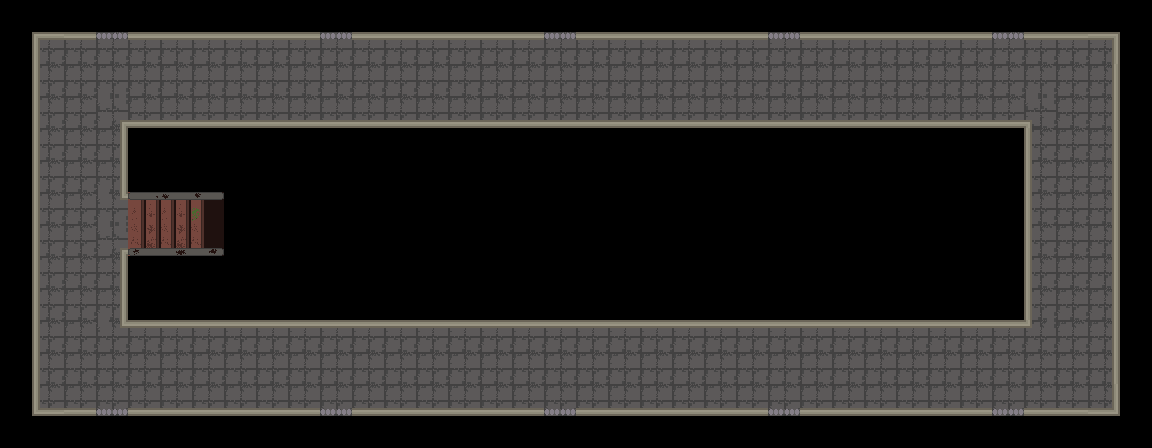

A 2D game scene composited from a Tiled map and its tileset images. What follows is a short description and the map's XML, with every tile layer's data as written:
An orthogonal 36x14 tile map with 32x32 px tiles, 1 tile layer (Tile Layer 1).

<map version="1.2" tiledversion="1.2.2" orientation="orthogonal" renderorder="left-up" width="36" height="14" tilewidth="32" tileheight="32" infinite="0" nextlayerid="4" nextobjectid="1">
 <tileset firstgid="1" source="FullSpriteSheet.tsx" />
 <layer id="2" name="Tile Layer 1" width="36" height="14">
  <data encoding="csv">
104,104,104,104,104,104,104,104,104,104,104,104,104,104,104,104,104,104,104,104,104,104,104,104,104,104,104,104,104,104,104,104,104,104,104,104,
104,33,2,165,2,2,2,2,2,2,165,2,2,2,2,2,2,165,2,2,2,2,2,2,165,2,2,2,2,2,2,165,2,2,4,104,
104,99,34,34,34,34,34,34,34,34,34,34,34,34,34,34,34,34,34,34,34,34,34,34,34,34,34,34,34,34,34,34,34,34,36,104,
104,99,34,103,98,98,98,98,98,98,98,98,98,98,98,98,98,98,98,98,98,98,98,98,98,98,98,98,98,98,98,98,102,34,36,104,
104,99,34,36,104,104,104,104,104,104,104,104,104,104,104,104,104,104,104,104,104,104,104,104,104,104,104,104,104,104,104,104,99,34,36,104,
104,99,34,36,104,104,104,104,104,104,104,104,104,104,104,104,104,104,104,104,104,104,104,104,104,104,104,104,104,104,104,104,99,34,36,104,
104,99,34,71,5,6,7,104,104,104,104,104,104,104,104,104,104,104,104,104,104,104,104,104,104,104,104,104,104,104,104,104,99,34,36,104,
104,99,34,103,37,38,39,104,104,104,104,104,104,104,104,104,104,104,104,104,104,104,104,104,104,104,104,104,104,104,104,104,99,34,36,104,
104,99,34,36,104,104,104,104,104,104,104,104,104,104,104,104,104,104,104,104,104,104,104,104,104,104,104,104,104,104,104,104,99,34,36,104,
104,99,34,36,104,104,104,104,104,104,104,104,104,104,104,104,104,104,104,104,104,104,104,104,104,104,104,104,104,104,104,104,99,34,36,104,
104,99,34,71,2,2,2,2,2,2,2,2,2,2,2,2,2,2,2,2,2,2,2,2,2,2,2,2,2,2,2,2,70,34,36,104,
104,99,34,34,34,34,34,34,34,34,34,34,34,34,34,34,34,34,34,34,34,34,34,34,34,34,34,34,34,34,34,34,34,34,36,104,
104,97,98,197,98,98,98,98,98,98,197,98,98,98,98,98,98,197,98,98,98,98,98,98,197,98,98,98,98,98,98,197,98,98,68,104,
104,104,104,104,104,104,104,104,104,104,104,104,104,104,104,104,104,104,104,104,104,104,104,104,104,104,104,104,104,104,104,104,104,104,104,104
</data>
 </layer>
</map>
